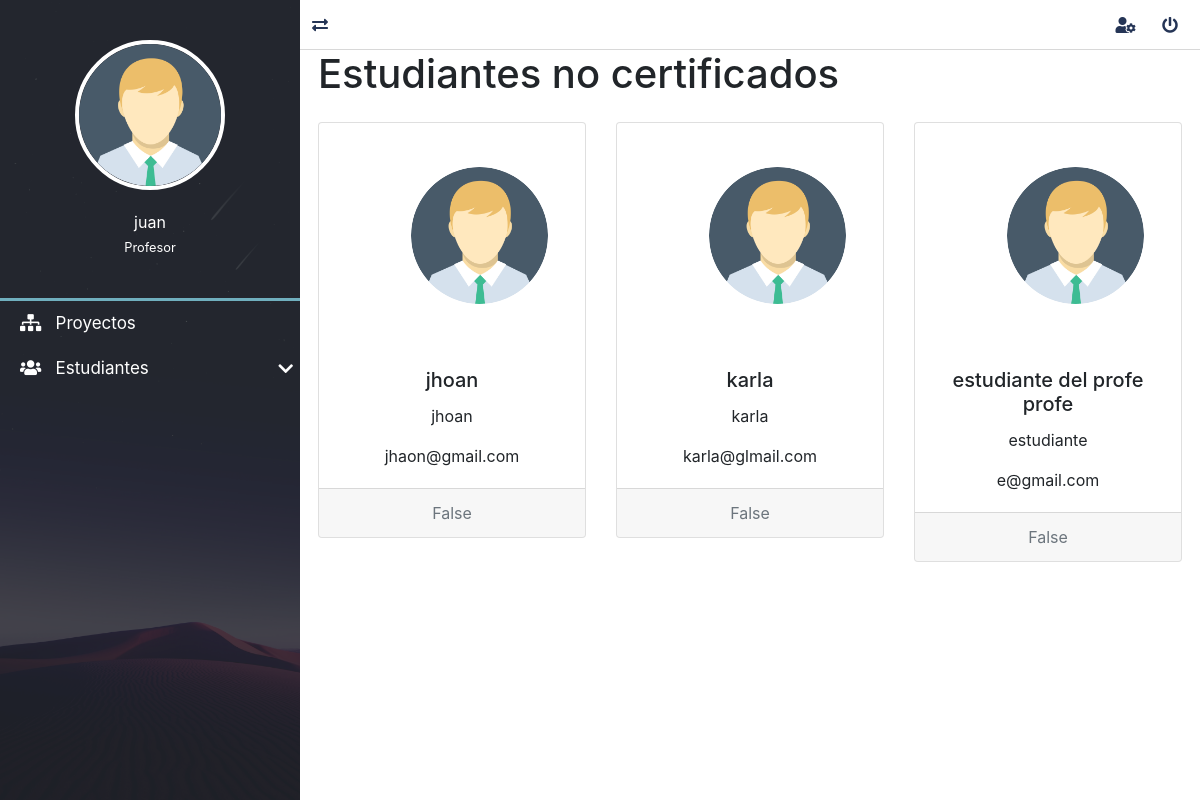
Before: /estudiantes/no_certificados/ (signed in) with the older database file.
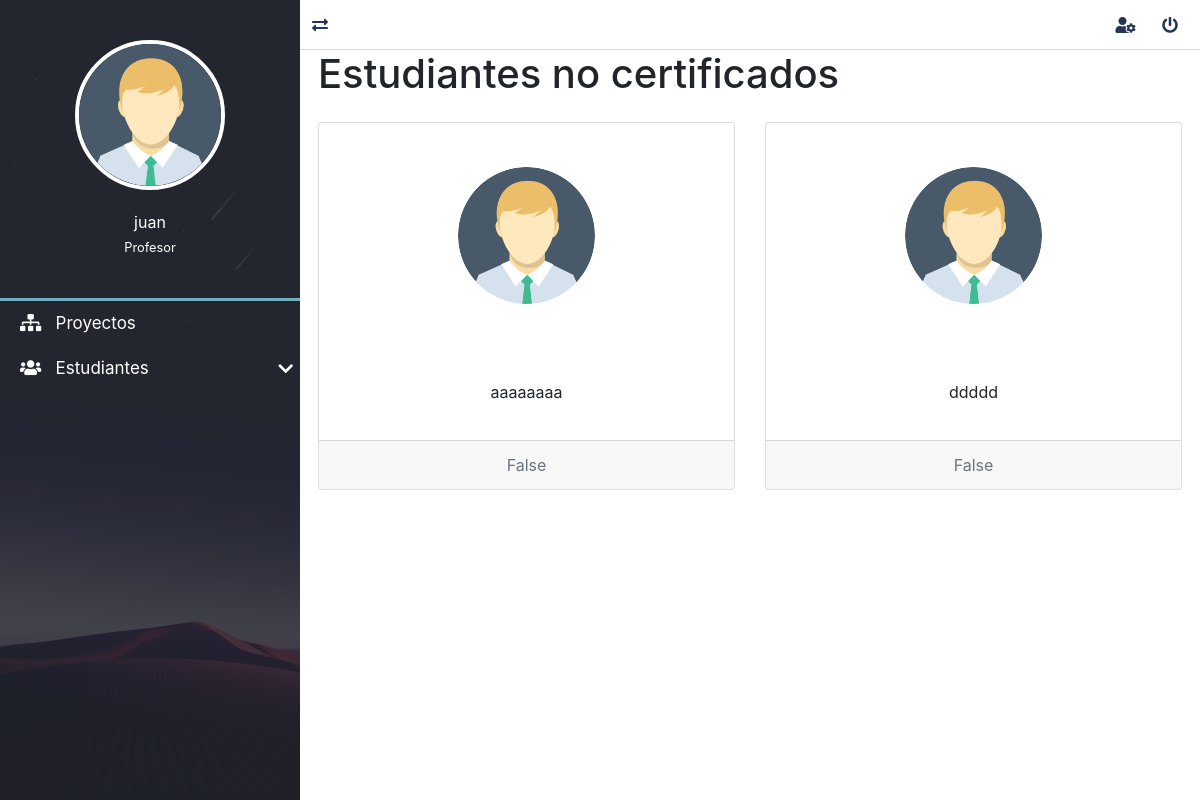
After: the same page with the newer database file.
### estudiantes/models.py (models this page shows, shortened)
class Estudiante(models.Model):
    id_usuario = models.OneToOneField(settings.AUTH_USER_MODEL, related_name="estudiante", verbose_name="usuario", on_delete=models.CASCADE)
    foto = models.TextField(null=True, blank=True)
    certificacion = models.BooleanField(null=True, blank=True)
    id_profesor = models.ForeignKey("profesores.Profesor", related_name="profesor_estudiante", verbose_name="profesor", on_delete=models.CASCADE)
    class Meta:
        verbose_name = "Estudiante"
        verbose_name_plural = "Estudiantes"
        ordering = ['id_usuario']

### estudiantes/views.py (the view)
# urls.py: path('no_certificados/', EstudiantesNoCertificados.as_view(), name='lista_no_certificados'),
@method_decorator(login_required, name='dispatch')
class EstudiantesNoCertificados(TemplateView):
    template_name = "estudiantes/estudiante_no_certificados.html"
    def get_context_data(self, **kwargs):
        context = super().get_context_data(**kwargs)
        context['estudiantes'] = Estudiante.objects.all()
        return context

### mainApp/context_processors.py (called while the page is built)
def get_programasDeUsuario(request):
    programas= Programa.objects.all()
    return {'lista_programas':programas}

def get_lenguajes(request):
    lenguajes = Lenguaje.objects.all()
    return {'lista_lenguajes':lenguajes}

def get_medidas(request):
    medidas = Medida.objects.all()
    return {'lista_medidas':medidas}

def get_fases(request):
    fases = Fase.objects.all()
    return {'lista_fases':fases}

def get_tiposdefectos(request):
    tipos_defectos = TiposDefecto.objects.all()
    return {'lista_tipos_defectos':tipos_defectos}

### proyectos/context_processors.py (called while the page is built)
def get_proyecto(request):
    proyecto= Proyecto.objects.values_list('id','nombre','id_proceso' ,'descripcion', 'fechaInicio')
    return {
        'proyectos':proyecto
    }

### estudiantes/templates/estudiantes/estudiante_no_certificados.html (shortened to what this page needs)
{% extends 'layouts/layout.html' %}
{% load static %}
{% block content %}
<h1>Estudiantes no certificados</h1>
<div class="row">
{% for estudiante in estudiantes %}
        {% if estudiante.id_profesor.id == request.user.profesor.id and estudiante.certificacion == False %}
            <div class="col mb-3">
                <div class="card text-center mb-3 mt-3">
                    <div class="container" style="width: 20rem;">
                        <figure class="full-box nav-lateral-avatar">
                            <img style="width=10rem; height=10rem;" src=" {% static 'dashboar/assets/avatar/Avatar.png' %}" class="" alt="Avatar">
                        </figure>
                    </div>
                    <div class="card-body">
                        <h5 class="card-title">{{estudiante.id_usuario.first_name}}</h5>
                        <p class="card-text">{{estudiante.id_usuario.username}}</p>
                        <p class="card-text">{{estudiante.id_usuario.email}}</p>
                    </div>
                    <div class="card-footer text-muted">
                        {{estudiante.certificacion}}
                    </div>
                </div>
            </div>
        {% endif %}
{% endfor %}
</div>
{% endblock content %}

Changed rows visible on the page:
no longer on this page (row edited): Estudiante: id_usuario.first_name "jhoan", id_usuario.username "jhoan", id_usuario.email "jhaon@gmail.com", certificacion "False"
no longer on this page (row edited): Estudiante: id_usuario.first_name "karla", id_usuario.username "karla", id_usuario.email "karla@glmail.com", certificacion "False"
no longer on this page (row edited): Estudiante: id_usuario.first_name "estudiante del profe profe", id_usuario.username "estudiante", id_usuario.email "e@gmail.com", certificacion "False"
added Estudiante: id_usuario.username "aaaaaaaa", certificacion "False"
added Estudiante: id_usuario.username "ddddd", certificacion "False"
